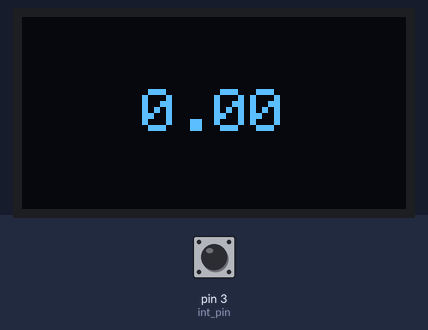
Recording of a sketch running on a simulated Arduino Uno, built with avr-gcc and run on an emulated ATmega328P. Parts: 128×64 one-colour display. Inputs (shaded band) come from the test bench; at power-on: pin 3 (int_pin) HIGH. The display library's start-up logo is not drawn; what the sketch prints to the serial monitor is not drawn.

Above: at 6.2 s.
6.3 s: pin 3 (int_pin) pulled LOW for 0.15 s
At 8.0 s:
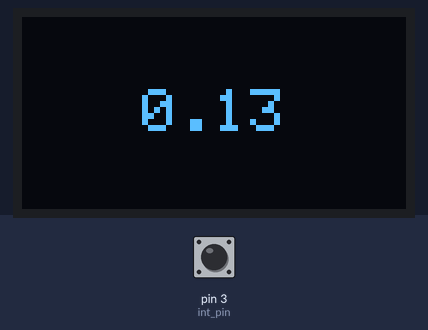
8.5 s: pin 3 (int_pin) pulled LOW for 1 s
At 11.2 s:
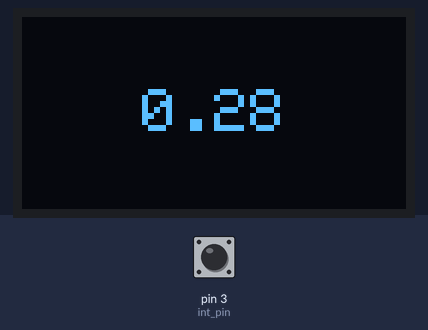
11.5 s: pin 3 (int_pin) pulled LOW for 0.15 s
At 13.0 s:
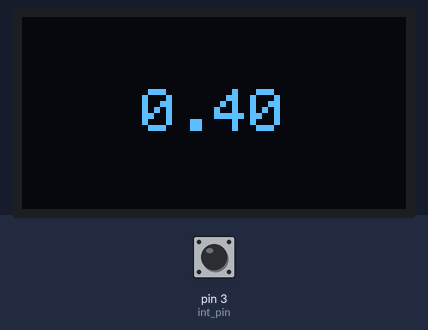
13.5 s: pin 3 (int_pin) pulled LOW for 1 s
At 16.5 s:
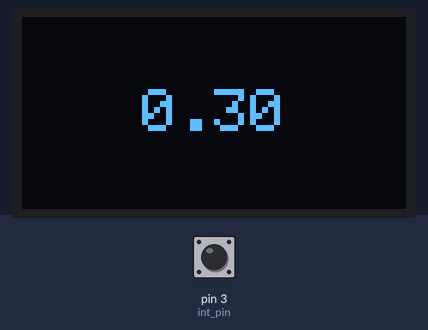
Timing chart, 0 to 17.5 s (numbered marks = the images above; inputs shaded):
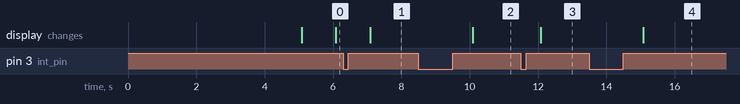

The sketch:

speedometer.ino
```cpp
#include <SPI.h>
#include <Wire.h>
#include <Adafruit_GFX.h>
#include <Adafruit_SSD1306.h>

#define SCREEN_WIDTH 128 // OLED display width, in pixels
#define SCREEN_HEIGHT 64 // OLED display height, in pixels

#define OLED_RESET     -1 // Reset pin # (or -1 if sharing Arduino reset pin)
#define SCREEN_ADDRESS 0x3C ///< See datasheet for Address; 0x3D for 128x64, 0x3C for 128x32
Adafruit_SSD1306 display(SCREEN_WIDTH, SCREEN_HEIGHT, &Wire, OLED_RESET);

int int_pin = 3;

volatile unsigned long prev = 0;
volatile float vel = 0.0;
volatile float prev_vel = 0.0;

bool inv = false;

volatile unsigned long now = 0;

const unsigned long interval = 1000;
unsigned long previousMillis = 0;

void setup(){
  display.begin(SSD1306_SWITCHCAPVCC, SCREEN_ADDRESS);
  Serial.begin(9600);
  Serial.println("Hi");

  display.display();
  Serial.println("###1");
  delay(5000);
  Serial.println("###2");
  display.clearDisplay();

  // 텍스트 크기와 컬러 설정
  display.setTextSize(2); // 텍스트 크기를 2로 설정
  display.setTextColor(SSD1306_WHITE);

  pinMode(int_pin, INPUT_PULLUP);
  attachInterrupt(digitalPinToInterrupt(int_pin), myISR, RISING);

}

void myISR(){
  Serial.println("interrupt");
  now=millis();
  if(now-prev == 0);
  else{
    //Serial.println("1");
    //count(#)/1second * 3600seconds/1h * 1rot/6# * (2pi0.2286)*0.001km/1rot
    //count*600rot/1h*1.436336*0.001km/1rot
    //count*0.8618
    vel = 861.80151744/(now-prev);
  prev=now;
  }
  //Serial.println("2");
}

void loop(){
  unsigned long nowLoop = millis();

  if(nowLoop - previousMillis >= interval){
  previousMillis=nowLoop;
  Serial.println(vel);

  //if (abs(prev_vel - vel) > 20)
  //  vel = prev_vel;
/*
  if (vel < 7)
    vel = 0.0;
*/

  if (vel > 80)
    vel = 0.0;

  if(vel > 50)
    inv = !inv;
  else
    inv = false;

  ///*
  char buffer[8];
  dtostrf(vel, 4, 2, buffer);
  //snprintf(buffer, sizeof(buffer), "%.2f", vel);

  //Serial.println("%%%%%%");
  //Serial.println(buffer);
  //Serial.println("%%%%%%");

  // 텍스트의 길이 계산 (글꼴 크기 2)
  int16_t textWidth = strlen(buffer) * 12; // 글꼴 크기 2일 때 각 문자의 너비는 12

  // X 좌표를 계산하여 텍스트를 중앙에 배치
  int16_t x = (SCREEN_WIDTH - textWidth) / 2;

  // Y 좌표를 계산하여 텍스트를 중앙에 배치
  int16_t y = (SCREEN_HEIGHT - 16) / 2; // 글꼴 크기 2일 때 높이는 16

  display.clearDisplay();

  // 텍스트를 중앙에 표시
  display.setCursor(x, y);
  display.println(buffer);
  display.setRotation(2);
  display.invertDisplay(inv);

  // 디스플레이 업데이트
  display.display();
  //*/
  }
}
```

Measured:
- after the input at 6.3 s, the display: changes after 0.78 s (image 1)
- after the input at 8.5 s, the display: changes after 1.6 s (image 2)
- after the input at 11.5 s, the display: changes after 0.58 s (image 3)
- after the input at 13.5 s, the display: changes after 1.6 s (image 4)
